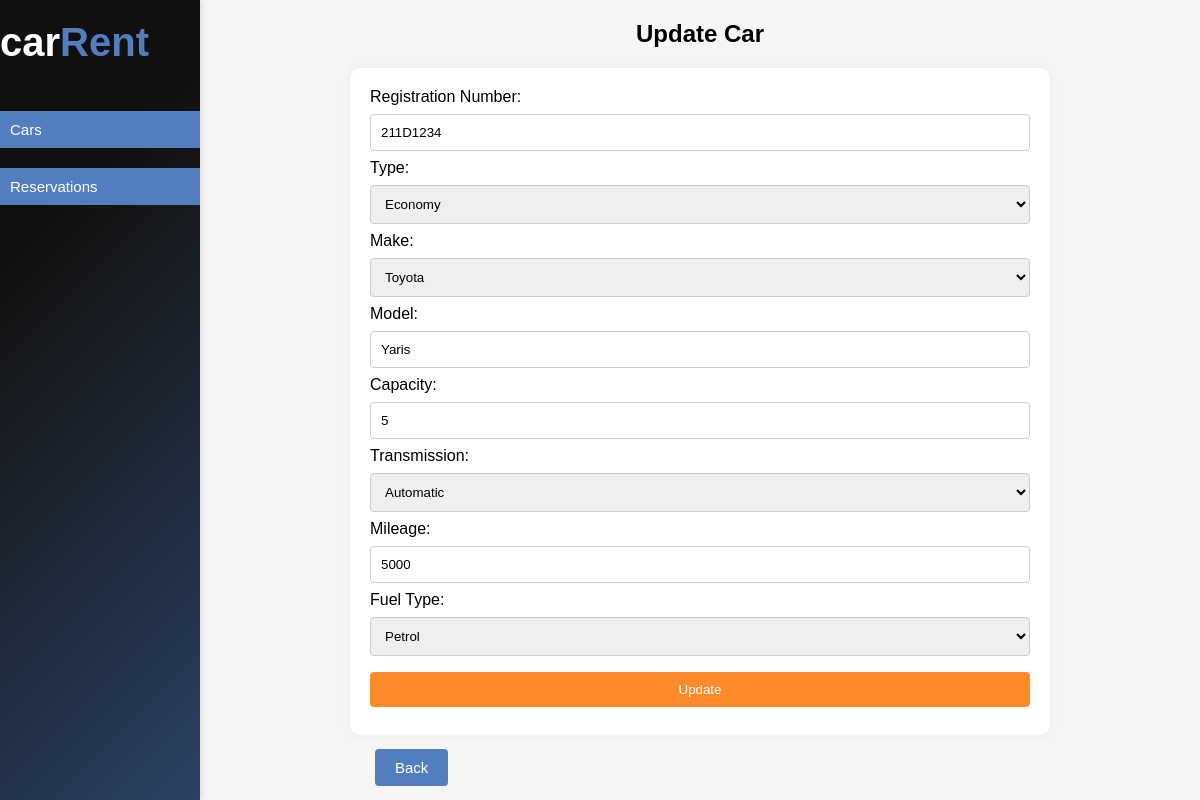
The page /car_rent_sys/forms/car_update_form.php?regnum=211D1234 on the database its author committed.
### tables this page shows
CREATE TABLE `cars` (
  `CarID` smallint(5) unsigned NOT NULL AUTO_INCREMENT,
  `RegNum` varchar(12) DEFAULT NULL,
  `TypeID` tinyint(3) unsigned DEFAULT NULL,
  `Make` varchar(15) DEFAULT NULL,
  `Model` varchar(15) DEFAULT NULL,
  `Capacity` tinyint(3) unsigned DEFAULT NULL,
  `Trans` enum('Automatic','Manual') DEFAULT NULL,
  `Mileage` int(10) unsigned DEFAULT NULL,
  `FuelType` enum('Petrol','Diesel','Electric','Hybrid') DEFAULT NULL,
  PRIMARY KEY (`CarID`),
  KEY `TypeID` (`TypeID`),
  CONSTRAINT `cars_ibfk_1` FOREIGN KEY (`TypeID`) REFERENCES `types` (`TypeID`)
);

### car_rent_sys/repositories/car_repository.php (called while the page is built, shortened)
<?php
function fetchAllCarTypes($pdo) {
    $stmt = $pdo->query('SELECT * FROM Types');
    return $stmt->fetchAll(PDO::FETCH_ASSOC);
}
function fetchCarByRegNum($pdo, $regNum) {
    $stmt = $pdo->prepare('SELECT * FROM Cars WHERE RegNum = :regNum');
    $stmt->bindValue(':regNum', $regNum);
    $stmt->execute();
    return $stmt->fetch(PDO::FETCH_ASSOC);
}
?>

### car_rent_sys/utils/functions.php (called while the page is built)
<?php
function e($value) {
    return htmlspecialchars($value, ENT_QUOTES, 'UTF-8');
}
?>

### car_rent_sys/forms/car_update_form.php (the view, shortened to what this page needs)
<?php
require __DIR__ . '/../repositories/car_repository.php';
require __DIR__ . '/../utils/functions.php';
$regNum = $_GET['regnum'];
$car = fetchCarByRegNum($pdo, $regNum);
?>
<!DOCTYPE html>
<html lang="en">
<head>
    <link rel="stylesheet" href="/car_rent_sys/public/css/style.css">
</head>
<body>
    <h2>Update Car</h2>
    <form class="form" action="/car_rent_sys/controllers/car_update.php" method="post">
        <div>
            Registration Number:
            <input type="text" name="RegNum" value="<?php echo e($car['RegNum']); ?>" readonly>
        </div>
        <div>
            Type:
            <select name="TypeID" required>
                <?php
            $carTypes = fetchAllCarTypes($pdo);
            foreach ($carTypes as $type) {
                $selected = ($car['TypeID'] == $type['TypeID']) ? 'selected' : '';
                echo "<option value=\"{$type['TypeID']}\" $selected>" . e($type['TypeName']) . "</option>";
            }
            ?>
            </select>
        </div>
        <div>
            Make:
            <select name="Make" required>
                <?php
            $makes = ['Audi', 'BMW', 'Ford', 'Honda', 'Hyundai', 'Kia', 'Mazda', 'Mercedes-Benz', 'Nissan', 'Opel', 'Peugeot', 'Porsche', 'Renault', 'Skoda', 'Toyota', 'Volkswagen'];
            foreach ($makes as $make) {
                $selectedMake = ($car['Make'] == $make) ? 'selected' : '';
                echo "<option value=\"$make\" $selectedMake>" . e($make) . "</option>";
            }
            ?>
            </select>
        </div>
        <div>
            Model:
            <input type="text" name="Model" value="<?php echo e($car['Model']); ?>" required>
        </div>
        <div>
            Capacity:
            <input type="number" name="Capacity" value="<?php echo e($car['Capacity']); ?>" min="1" max="12" required>
        </div>
        <div>
            Transmission:
            <select name="Trans" required>
                <option value="Automatic" <?php echo ($car['Trans'] == 'Automatic') ? 'selected' : ''; ?>>Automatic
                </option>
            </select>
        </div>
        <div>
            Mileage:
            <input type="number" name="Mileage" value="<?php echo e($car['Mileage']); ?>" min="0" required>
        </div>
        <div>
            Fuel Type:
            <select name="FuelType" required>
                <option value="Petrol" <?php echo ($car['FuelType'] == 'Petrol') ? 'selected' : ''; ?>>Petrol</option>
            </select>
        </div>
        <div>
            <input type="submit" name="submit" value="Update">
        </div>
    </form>
    <button class="back-btn" onclick="history.back()">Back</button>
</body>
</html>

### car_rent_sys/public/css/style.css (style rules this page uses)
:root { --white: #fff; --primary: #527ec0; --primary-dark: #2b5491; --secondary: #ff8a2a; --black: #000; --grey: #a7a7a7; --light-grey: #f5f5f5; --error: rgb(193, 33, 33); }
* { margin: 0; padding: 0; box-sizing: border-box; }
html { font-size: 62.5%; font-family: "Helvetica", "Arial", sans-serif; height: 100%; overflow: hidden; }
body { font-size: 1.6rem; height: 100%; background-color: var(--light-grey); overflow: auto; scroll-behavior: smooth; margin-left: 20rem; }
.nav-branding { color: var(--white); font-size: 4rem !important; font-weight: 700; }
.nav-branding span { color: var(--primary); }
h2 { margin: 2rem; text-align: center; }
#sidebar { background-color: #2b4162; background-image: linear-gradient(315deg, #2b4162 0%, #12100e 74%); position: fixed; left: 0; top: 0; height: 100%; width: 20rem; padding-top: 20px; box-shadow: 2px 0 5px rgba(0, 0, 0, 0.1); }
#sidebar button { display: block; width: 100%; padding: 10px; text-align: left; border: none; background: var(--primary); color: var(--white); cursor: pointer; transition: background-color 0.2s, color 0.3s; }
#sidebar ul { list-style-type: none; padding: 0; margin: 0; }
#sidebar li { padding: 10px 0; }
button { background-color: var(--primary); border: none; color: white; padding: 10px 20px; text-align: center; text-decoration: none; display: inline-block; font-size: 1.5rem; margin: 4px 2px; cursor: pointer; border-radius: 4px; transition: background-color 0s ease; }
.mnu-btn { display: block; width: 100%; margin: 0; padding: 10px 0px; text-align: left; border: none; background: var(--primary); color: var(--white); border-radius: 0px; transition: background-color 0.2s, color 0.3s; }
.back-btn { margin-left: 17.5%; }
.form { max-width: 70rem; margin: 1rem auto; background: white; padding: 2rem; border-radius: 1rem; box-shadow: 0 0 10px rgba(0, 0, 0, 0.05); }
.form input, .form select { width: 100%; padding: 10px; margin: 8px 0; display: inline-block; border: 1px solid #ccc; border-radius: 4px; box-sizing: border-box; }
.form input[type="submit"] { color: var(--white); background-color: var(--secondary); border: none; border-radius: 4px; cursor: pointer; }

### rows shown on the page
cars: RegNum "211D1234", Model "Yaris", Capacity "5", Trans "Automatic", Mileage "5000", FuelType "Petrol"

### other values the page prints
form field TypeID "Economy"
form field Make "Toyota"
